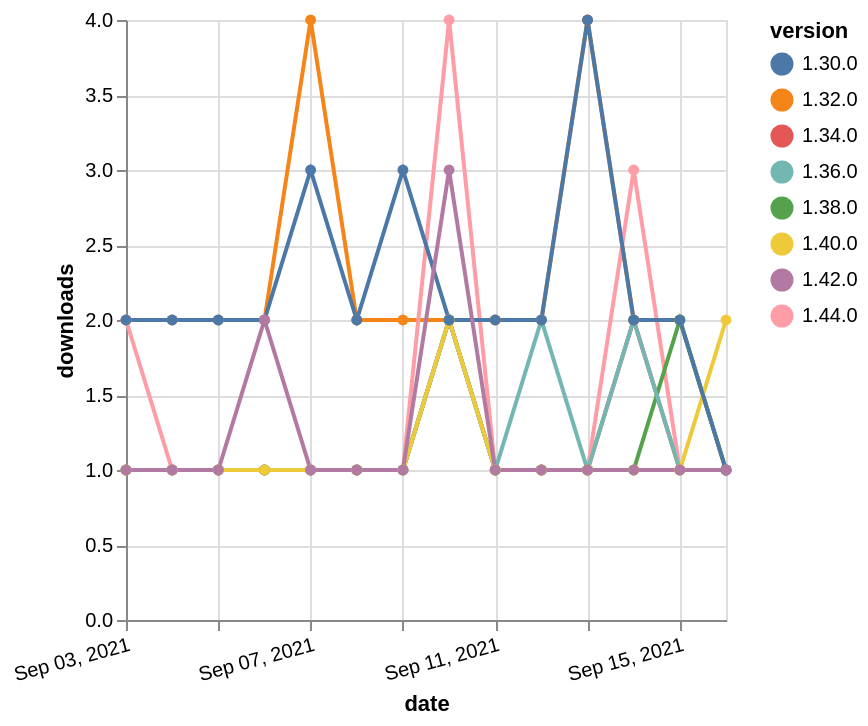

Describe this chart as a Vega-Lite specification.
### Vega-Lite specification from a JSON file in a GitHub repository (floating-point values rounded to 4 significant figures)
{"$schema": "https://vega.github.io/schema/vega-lite/v5.json", "description": "A simple bar chart with embedded data.", "data": {"values": [{"date": "2021-09-03", "total": 237, "delta": 1, "version": "1.34.0"}, {"date": "2021-09-04", "total": 238, "delta": 1, "version": "1.34.0"}, {"date": "2021-09-05", "total": 239, "delta": 1, "version": "1.34.0"}, {"date": "2021-09-06", "total": 240, "delta": 1, "version": "1.34.0"}, {"date": "2021-09-07", "total": 241, "delta": 1, "version": "1.34.0"}, {"date": "2021-09-08", "total": 242, "delta": 1, "version": "1.34.0"}, {"date": "2021-09-09", "total": 243, "delta": 1, "version": "1.34.0"}, {"date": "2021-09-10", "total": 245, "delta": 2, "version": "1.34.0"}, {"date": "2021-09-11", "total": 246, "delta": 1, "version": "1.34.0"}, {"date": "2021-09-12", "total": 247, "delta": 1, "version": "1.34.0"}, {"date": "2021-09-13", "total": 248, "delta": 1, "version": "1.34.0"}, {"date": "2021-09-14", "total": 250, "delta": 2, "version": "1.34.0"}, {"date": "2021-09-15", "total": 251, "delta": 1, "version": "1.34.0"}, {"date": "2021-09-16", "total": 252, "delta": 1, "version": "1.34.0"}, {"date": "2021-09-03", "total": 2448, "delta": 2, "version": "1.32.0"}, {"date": "2021-09-04", "total": 2450, "delta": 2, "version": "1.32.0"}, {"date": "2021-09-05", "total": 2452, "delta": 2, "version": "1.32.0"}, {"date": "2021-09-06", "total": 2454, "delta": 2, "version": "1.32.0"}, {"date": "2021-09-07", "total": 2458, "delta": 4, "version": "1.32.0"}, {"date": "2021-09-08", "total": 2460, "delta": 2, "version": "1.32.0"}, {"date": "2021-09-09", "total": 2462, "delta": 2, "version": "1.32.0"}, {"date": "2021-09-10", "total": 2464, "delta": 2, "version": "1.32.0"}, {"date": "2021-09-11", "total": 2466, "delta": 2, "version": "1.32.0"}, {"date": "2021-09-12", "total": 2468, "delta": 2, "version": "1.32.0"}, {"date": "2021-09-13", "total": 2472, "delta": 4, "version": "1.32.0"}, {"date": "2021-09-14", "total": 2474, "delta": 2, "version": "1.32.0"}, {"date": "2021-09-15", "total": 2476, "delta": 2, "version": "1.32.0"}, {"date": "2021-09-16", "total": 2477, "delta": 1, "version": "1.32.0"}, {"date": "2021-09-03", "total": 124, "delta": 2, "version": "1.44.0"}, {"date": "2021-09-04", "total": 125, "delta": 1, "version": "1.44.0"}, {"date": "2021-09-05", "total": 126, "delta": 1, "version": "1.44.0"}, {"date": "2021-09-06", "total": 127, "delta": 1, "version": "1.44.0"}, {"date": "2021-09-07", "total": 128, "delta": 1, "version": "1.44.0"}, {"date": "2021-09-08", "total": 129, "delta": 1, "version": "1.44.0"}, {"date": "2021-09-09", "total": 130, "delta": 1, "version": "1.44.0"}, {"date": "2021-09-10", "total": 134, "delta": 4, "version": "1.44.0"}, {"date": "2021-09-11", "total": 135, "delta": 1, "version": "1.44.0"}, {"date": "2021-09-12", "total": 136, "delta": 1, "version": "1.44.0"}, {"date": "2021-09-13", "total": 137, "delta": 1, "version": "1.44.0"}, {"date": "2021-09-14", "total": 140, "delta": 3, "version": "1.44.0"}, {"date": "2021-09-15", "total": 141, "delta": 1, "version": "1.44.0"}, {"date": "2021-09-16", "total": 142, "delta": 1, "version": "1.44.0"}, {"date": "2021-09-03", "total": 177, "delta": 1, "version": "1.38.0"}, {"date": "2021-09-04", "total": 178, "delta": 1, "version": "1.38.0"}, {"date": "2021-09-05", "total": 179, "delta": 1, "version": "1.38.0"}, {"date": "2021-09-06", "total": 180, "delta": 1, "version": "1.38.0"}, {"date": "2021-09-07", "total": 181, "delta": 1, "version": "1.38.0"}, {"date": "2021-09-08", "total": 182, "delta": 1, "version": "1.38.0"}, {"date": "2021-09-09", "total": 183, "delta": 1, "version": "1.38.0"}, {"date": "2021-09-10", "total": 185, "delta": 2, "version": "1.38.0"}, {"date": "2021-09-11", "total": 186, "delta": 1, "version": "1.38.0"}, {"date": "2021-09-12", "total": 187, "delta": 1, "version": "1.38.0"}, {"date": "2021-09-13", "total": 188, "delta": 1, "version": "1.38.0"}, {"date": "2021-09-14", "total": 189, "delta": 1, "version": "1.38.0"}, {"date": "2021-09-15", "total": 191, "delta": 2, "version": "1.38.0"}, {"date": "2021-09-16", "total": 192, "delta": 1, "version": "1.38.0"}, {"date": "2021-09-03", "total": 205, "delta": 1, "version": "1.36.0"}, {"date": "2021-09-04", "total": 206, "delta": 1, "version": "1.36.0"}, {"date": "2021-09-05", "total": 207, "delta": 1, "version": "1.36.0"}, {"date": "2021-09-06", "total": 208, "delta": 1, "version": "1.36.0"}, {"date": "2021-09-07", "total": 209, "delta": 1, "version": "1.36.0"}, {"date": "2021-09-08", "total": 210, "delta": 1, "version": "1.36.0"}, {"date": "2021-09-09", "total": 211, "delta": 1, "version": "1.36.0"}, {"date": "2021-09-10", "total": 213, "delta": 2, "version": "1.36.0"}, {"date": "2021-09-11", "total": 214, "delta": 1, "version": "1.36.0"}, {"date": "2021-09-12", "total": 216, "delta": 2, "version": "1.36.0"}, {"date": "2021-09-13", "total": 217, "delta": 1, "version": "1.36.0"}, {"date": "2021-09-14", "total": 219, "delta": 2, "version": "1.36.0"}, {"date": "2021-09-15", "total": 220, "delta": 1, "version": "1.36.0"}, {"date": "2021-09-16", "total": 221, "delta": 1, "version": "1.36.0"}, {"date": "2021-09-03", "total": 165, "delta": 1, "version": "1.40.0"}, {"date": "2021-09-04", "total": 166, "delta": 1, "version": "1.40.0"}, {"date": "2021-09-05", "total": 167, "delta": 1, "version": "1.40.0"}, {"date": "2021-09-06", "total": 168, "delta": 1, "version": "1.40.0"}, {"date": "2021-09-07", "total": 169, "delta": 1, "version": "1.40.0"}, {"date": "2021-09-08", "total": 170, "delta": 1, "version": "1.40.0"}, {"date": "2021-09-09", "total": 171, "delta": 1, "version": "1.40.0"}, {"date": "2021-09-10", "total": 173, "delta": 2, "version": "1.40.0"}, {"date": "2021-09-11", "total": 174, "delta": 1, "version": "1.40.0"}, {"date": "2021-09-12", "total": 175, "delta": 1, "version": "1.40.0"}, {"date": "2021-09-13", "total": 176, "delta": 1, "version": "1.40.0"}, {"date": "2021-09-14", "total": 177, "delta": 1, "version": "1.40.0"}, {"date": "2021-09-15", "total": 178, "delta": 1, "version": "1.40.0"}, {"date": "2021-09-16", "total": 180, "delta": 2, "version": "1.40.0"}, {"date": "2021-09-03", "total": 2386, "delta": 2, "version": "1.30.0"}, {"date": "2021-09-04", "total": 2388, "delta": 2, "version": "1.30.0"}, {"date": "2021-09-05", "total": 2390, "delta": 2, "version": "1.30.0"}, {"date": "2021-09-06", "total": 2392, "delta": 2, "version": "1.30.0"}, {"date": "2021-09-07", "total": 2395, "delta": 3, "version": "1.30.0"}, {"date": "2021-09-08", "total": 2397, "delta": 2, "version": "1.30.0"}, {"date": "2021-09-09", "total": 2400, "delta": 3, "version": "1.30.0"}, {"date": "2021-09-10", "total": 2402, "delta": 2, "version": "1.30.0"}, {"date": "2021-09-11", "total": 2404, "delta": 2, "version": "1.30.0"}, {"date": "2021-09-12", "total": 2406, "delta": 2, "version": "1.30.0"}, {"date": "2021-09-13", "total": 2410, "delta": 4, "version": "1.30.0"}, {"date": "2021-09-14", "total": 2412, "delta": 2, "version": "1.30.0"}, {"date": "2021-09-15", "total": 2414, "delta": 2, "version": "1.30.0"}, {"date": "2021-09-16", "total": 2415, "delta": 1, "version": "1.30.0"}, {"date": "2021-09-03", "total": 181, "delta": 1, "version": "1.42.0"}, {"date": "2021-09-04", "total": 182, "delta": 1, "version": "1.42.0"}, {"date": "2021-09-05", "total": 183, "delta": 1, "version": "1.42.0"}, {"date": "2021-09-06", "total": 185, "delta": 2, "version": "1.42.0"}, {"date": "2021-09-07", "total": 186, "delta": 1, "version": "1.42.0"}, {"date": "2021-09-08", "total": 187, "delta": 1, "version": "1.42.0"}, {"date": "2021-09-09", "total": 188, "delta": 1, "version": "1.42.0"}, {"date": "2021-09-10", "total": 191, "delta": 3, "version": "1.42.0"}, {"date": "2021-09-11", "total": 192, "delta": 1, "version": "1.42.0"}, {"date": "2021-09-12", "total": 193, "delta": 1, "version": "1.42.0"}, {"date": "2021-09-13", "total": 194, "delta": 1, "version": "1.42.0"}, {"date": "2021-09-14", "total": 195, "delta": 1, "version": "1.42.0"}, {"date": "2021-09-15", "total": 196, "delta": 1, "version": "1.42.0"}, {"date": "2021-09-16", "total": 197, "delta": 1, "version": "1.42.0"}]}, "width": "container", "mark": {"type": "line", "point": {"filled": true}}, "encoding": {"x": {"field": "date", "type": "temporal", "timeUnit": "yearmonthdate", "title": "date", "axis": {"labelAngle": -15}}, "y": {"field": "delta", "type": "quantitative", "title": "downloads"}, "color": {"field": "version", "type": "nominal"}, "tooltip": {"field": "delta"}}}
